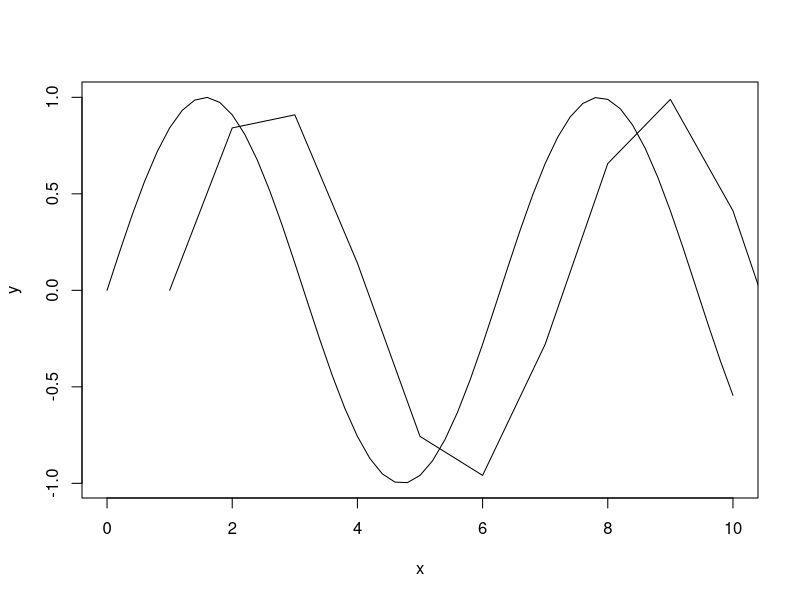

Here is the R script that generated this plot:
x <- matrix(1:9, ncol = 3, nrow = 3)
x
exists("x")
class("some")
class(1)
class(x)

data1 <- 1:5
data2 <- c(TRUE, FALSE, TRUE, TRUE, FALSE)

df <- data.frame(data1, data2)
df

summary(df)

names(df) <- c('Spalte 1', 'Spalte 2')
df

s = seq(0, 10, 0.2)
y = sin(s)
x = s

plot(x, y, type = "l")
lines(sin(0:10))
